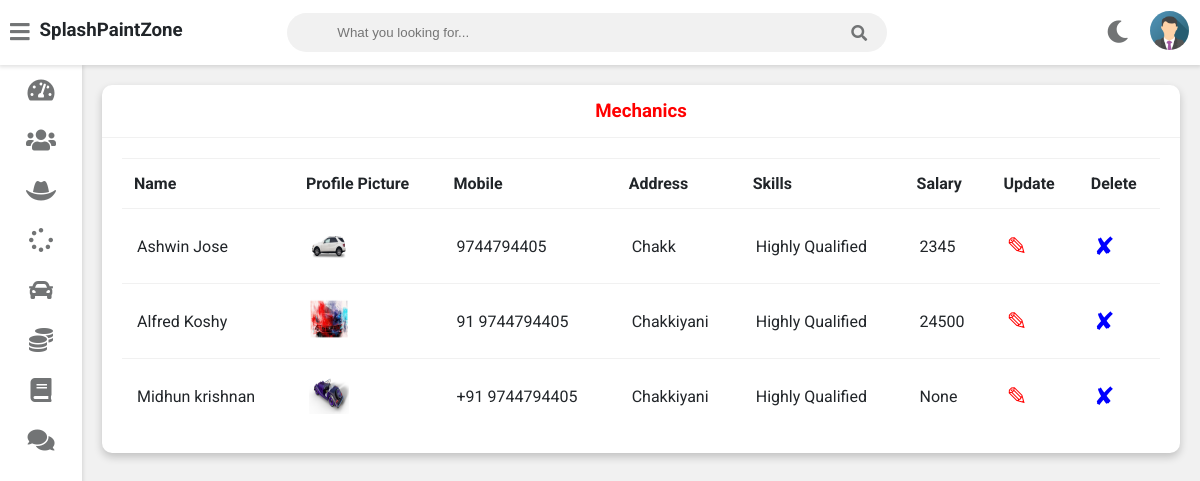
The app's page /admin-view-mechanic (signed in) with its own data.
### users/models.py (models this page shows, shortened)
class Mechanic(models.Model):
    user=models.OneToOneField(User,on_delete=models.CASCADE)
    profile_pic= models.ImageField(upload_to='profile_pic/MechanicProfilePic/',null=True,blank=True)
    address = models.CharField(max_length=40)
    mobile = models.CharField(max_length=20,null=False)
    skill = models.CharField(max_length=500,null=True)
    salary=models.PositiveIntegerField(null=True)
    status=models.BooleanField(default=False)
    @property
    def get_name(self):
        return self.user.first_name+" "+self.user.last_name

### users/views.py (the view)
# urls.py: path('admin-view-mechanic',views.admin_view_mechanic_view,name='admin-view-mechanic'),
@login_required(login_url='adminlogin')
def admin_view_mechanic_view(request):
    mechanics=models.Mechanic.objects.all()
    return render(request,'admin/admin_view_mechanic.html',{'mechanics':mechanics})

### users/templates/admin/admin_view_mechanic.html
{% extends 'admin/adminbase.html' %}
{% block content %}
{% load static %}
	<div class="wrapper">
		<div class="row">
			<div class="col-12 col-m-12 col-sm-12">
				<div class="card">
					<div class="card-header">
						<h3 style="color:red; text-align:center" >Mechanics
						</h3>
					</div>
					<div class="card-content">
						<table>
							<thead>
                <tr>
                  <th>Name</th>
                  <th>Profile Picture</th>
                  <th>Mobile</th>
                  <th>Address</th>
                  <th>Skills</th>
                  <th>Salary</th>
                  <th>Update</th>
                  <th>Delete</th>
                </tr>
							</thead>
							<tbody>
              {% for m in mechanics %}
                <tr>
                  <td> {{m.get_name}}</td>
                  <td> <img src="{% static m.profile_pic.url %}" alt="Profile Pic" height="40px" width="40px" /></td>
                  <td>{{m.mobile}}</td>
                  <td>{{m.address}}</td>
                  <td>{{m.skill}}</td>
                  <td>{{m.salary}}</td>
                  <td><a  style="color:red; text-decoration:none;font-size:25px;" href="{% url 'update-mechanic' m.id  %}">&#9998;</a></td>
                  <td><a style="color:blue; text-decoration:none;font-size:25px;"href="{% url 'delete-mechanic' m.id  %}">&#10008;</a></td>
                </tr>
                {% endfor %}
							</tbody>
						</table>
					</div>
				</div>
			</div>
		</div>
<br><br><br><br><br><br><br><br><br><br><br><br><br><br><br><br>
	</div>
{% endblock content %}

### users/static/style.css (style rules this page uses)
:root { --primary-color: #4834d4; --success-color: #6ab04c; --warning-color: #f0932b; --danger-color: #eb4d4b; --light-color: #212529; --light-second-color: #727475; --light-background: #ffffff; --light-second-background: #f1f1f1; --dark-color: #909090; --dark-second-color: #f5f6fa; --dark-background: #23242D; --dark-second-background: #181818; }
.light { --main-bg-color: var(--light-background); --second-bg-color: var(--light-second-background); --main-color: var(--light-color); --second-color: var(--light-second-color); }
* { box-sizing: border-box; }
body { font-family: 'Roboto', sans-serif; background: var(--second-bg-color); color: var(--dark-second-background); margin: 0; }
.wrapper { padding: 10px; margin-left: 82px; padding-top: 75px; background: var(--second-bg-color); transition: margin-left .5s; }
.row { display: flex; flex-wrap: wrap; flex-direction: row; }
.row:after, .row:before { box-sizing: border-box; }
[class*="col-"] { padding: 10px; }
@media only screen and (min-width: 600px) { .col-sm-12 { width: 100%; } }
@media only screen and (min-width: 768px) { .col-m-12 { width: 100%; } }
@media only screen and (min-width: 992px) { .col-12 { width: 100%; } }
.card { background: var(--main-bg-color); color: var(--main-color); border-radius: 10px; margin-bottom: 10px; box-shadow: 0 4px 8px 0 rgba(0,0,0,0.2); }
.card-header { padding: 15px 30px; border-bottom: 1px solid var(--second-bg-color); position: relative; }
.card-header h3 { margin: 0; }
.card-content { padding: 20px; overflow-x: auto; }
table { border-collapse: collapse; width: 100%; }
table td { border-top: 1px solid var(--second-bg-color); padding: 15px; }
table th { border-top: 1px solid var(--second-bg-color); border-bottom: 1px solid var(--second-bg-color); padding: 15px 12px; text-align: left; }

### records on screen
Mechanic: get_name "Ashwin Jose", profile_pic (picture), mobile "9744794405", address "Chakk", skill "Highly Qualified", salary "2345"
Mechanic: get_name "Alfred Koshy", profile_pic (picture), mobile "91 9744794405", address "Chakkiyani", skill "Highly Qualified", salary "24500"
Mechanic: get_name "Midhun krishnan", profile_pic (picture), mobile "+91 9744794405", address "Chakkiyani", skill "Highly Qualified", salary "None"
